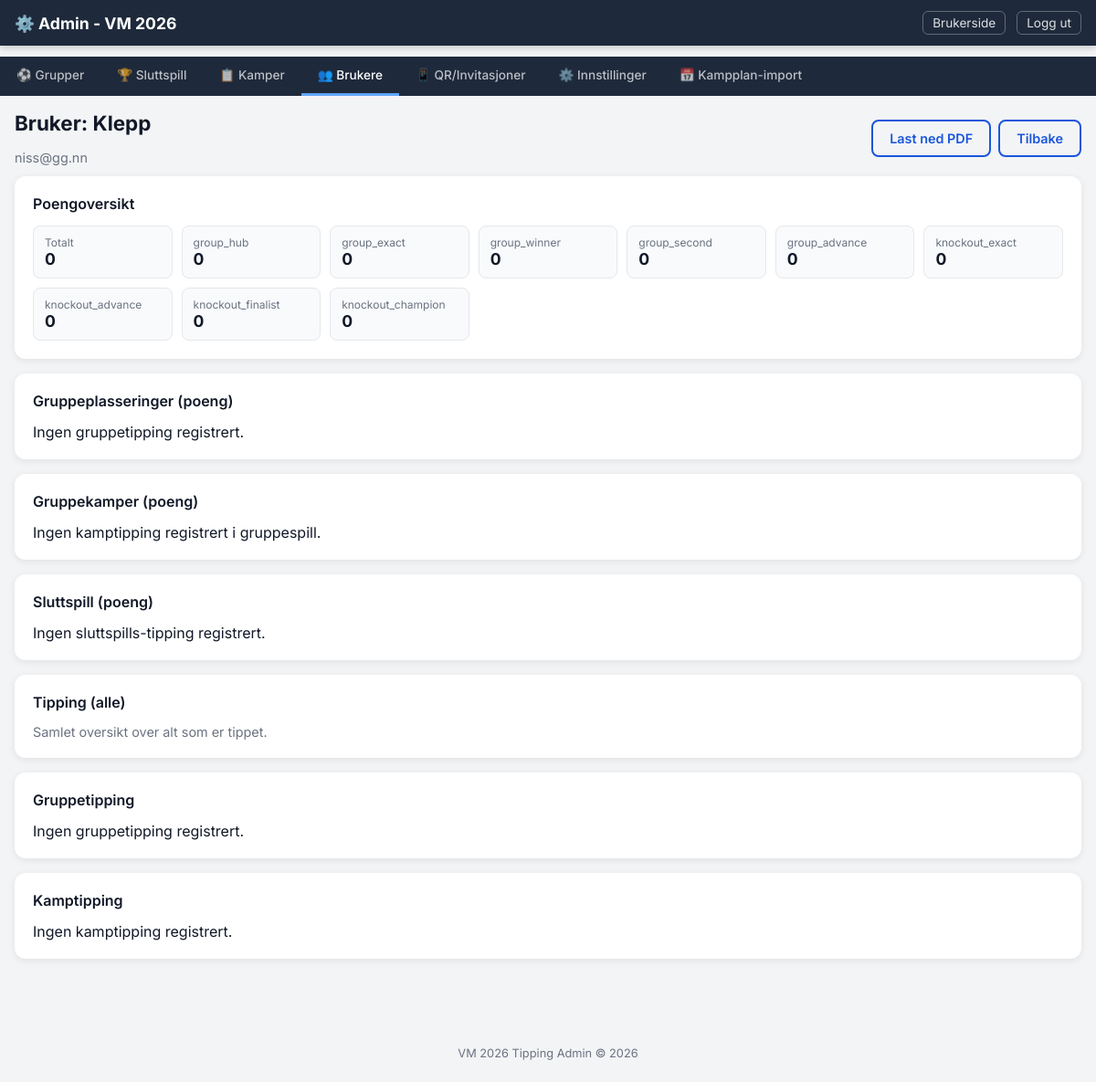
Page /admin/user/2 (signed in) on the committed database.
### models.py (models this page shows)
class User(db.Model):
    __tablename__ = "users"
    id = db.Column(db.Integer, primary_key=True)
    name = db.Column(db.String(100), nullable=False)
    email = db.Column(db.String(200), nullable=True)
    token = db.Column(db.String(64), unique=True, nullable=False)
    created_at = db.Column(db.DateTime, default=now_utc)
    last_seen_at = db.Column(db.DateTime, nullable=True)
    is_active = db.Column(db.Boolean, default=True)
    has_paid = db.Column(db.Boolean, default=False)
    anonymous_label = db.Column(db.String(50), nullable=True)  # "Spiller 1" etc.
    predictions = db.relationship("UserPrediction", back_populates="user", lazy="dynamic")
    group_predictions = db.relationship("GroupPrediction", back_populates="user", lazy="dynamic")
    score_caches = db.relationship("ScoreCache", back_populates="user", lazy="dynamic")

class ScoreSetting(db.Model):
    __tablename__ = "score_settings"
    id = db.Column(db.Integer, primary_key=True)
    key = db.Column(db.String(50), unique=True, nullable=False)
    value = db.Column(db.String(50), nullable=False)
    @classmethod
    def get(cls, key, default=None):
        row = cls.query.filter_by(key=key).first()
        if row:
            try:
                return int(row.value)
            except (ValueError, TypeError):
                return row.value
        return default

### routes_admin.py (the view, shortened to what this page needs)
@admin_bp.route("/user/<int:user_id>")
def user_detail(user_id):
    if not admin_required():
        abort(403)
    user = User.query.get_or_404(user_id)
    sub_tab = request.args.get("tab", "points")
    settings = get_score_settings()
    per_match_points = get_per_match_points(user.id)
    match_rows_group = []
    match_rows_knockout = []
    match_preds = (
        db.session.query(UserPrediction, Match)
        .join(Match, UserPrediction.match_id == Match.id)
        .filter(UserPrediction.user_id == user.id)
        .order_by(Match.match_number)
        .all()
    )
    group_rows = []
    group_preds = (
        db.session.query(GroupPrediction, Group)
        .join(Group, GroupPrediction.group_id == Group.id)
        .filter(GroupPrediction.user_id == user.id)
        .order_by(Group.name)
        .all()
    )
    return render_template("admin_user.html",
        user=user,
        active_tab="users",
        active_subtab=sub_tab,
        total_points=get_user_total_points(user.id),
        breakdown=get_user_score_breakdown(user.id),
        group_rows=group_rows,
        match_rows_group=match_rows_group,
        match_rows_knockout=match_rows_knockout,
    )

### routes_admin.py (called while the page is built)
def admin_required():
    return session.get("admin_logged_in") is True

### scoring.py (called while the page is built, shortened)
def get_score_settings():
    settings = {}
    for k, v in DEFAULT_SCORES.items():
        settings[k] = ScoreSetting.get(k, v)
    return settings

def get_user_total_points(user_id):
    result = db.session.query(func.sum(ScoreCache.points)).filter_by(user_id=user_id).scalar()
    return result or 0

def get_user_score_breakdown(user_id):
    caches = ScoreCache.query.filter_by(user_id=user_id).all()
    breakdown = {k: 0 for k in SCORE_KEYS}
    for c in caches:
        if c.category in breakdown:
            breakdown[c.category] = c.points
    return breakdown

def get_per_match_points(user_id):
    settings = get_score_settings()
    result = {}
    group_matches = Match.query.filter_by(phase="group", is_finished=True).all()
    for match in group_matches:
        if match.home_score is None or match.away_score is None:
            result[match.id] = None
            continue
        pred = UserPrediction.query.filter_by(user_id=user_id, match_id=match.id).first()
        if not pred or pred.predicted_home_score is None:
            result[match.id] = None
            continue
    ko_matches = Match.query.filter_by(phase="knockout", is_finished=True).all()
    return result

### templates/admin_user.html (shortened to what this page needs)
<!DOCTYPE html>
<html lang="no">
<head>
  <link rel="stylesheet" href="{{ url_for('static', filename='style.css') }}">
</head>
<body>
  <nav class="navbar admin-navbar">
    <div class="navbar-inner">
      <a href="{{ url_for('admin.tab', tab='groups') }}" class="navbar-brand">⚙️ Admin - VM 2026</a>
      <div class="navbar-links">
        <a href="{{ url_for('user.index') }}" class="nav-link-small">Brukerside</a>
        <a href="{{ url_for('admin.logout') }}" class="nav-link-small">Logg ut</a>
      </div>
    </div>
  </nav>
  <div class="admin-tab-bar">
    {% set tabs = [
      ('groups', '⚽ Grupper'),
      ('knockout', '🏆 Sluttspill'),
      ('matches', '📋 Kamper'),
      ('users', '👥 Brukere'),
      ('qr', '📱 QR/Invitasjoner'),
      ('settings', '⚙️ Innstillinger'),
      ('schedule', '📅 Kampplan-import'),
    ] %}
    {% for tab_id, tab_label in tabs %}
    <a href="{{ url_for('admin.tab', tab=tab_id) }}"
       class="admin-tab-link {% if active_tab == tab_id %}active{% endif %}">
      {{ tab_label }}
    </a>
    {% endfor %}
  </div>
  <main class="admin-main">
    <div class="admin-section">
      <div class="admin-user-header">
        <div>
          <h2>Bruker: {{ user.name }}</h2>
          <div class="admin-user-sub">{{ user.email or '-' }}</div>
        </div>
        <div class="admin-user-actions">
          <a href="{{ url_for('admin.user_predictions_pdf', user_id=user.id) }}" class="btn btn-outline">Last ned PDF</a>
          <a href="{{ url_for('admin.tab', tab='users') }}" class="btn btn-outline">Tilbake</a>
        </div>
      </div>
      <div class="admin-card">
        <h3>Poengoversikt</h3>
        <div class="admin-score-grid">
          <div class="admin-score-item">
            <div class="score-label">Totalt</div>
            <div class="score-value">{{ total_points }}</div>
          </div>
          {% for k, v in breakdown.items() %}
          <div class="admin-score-item">
            <div class="score-label">{{ k }}</div>
            <div class="score-value">{{ v }}</div>
          </div>
          {% endfor %}
        </div>
      </div>
      <div class="admin-card">
        <h3>Gruppeplasseringer (poeng)</h3>
        {% if group_rows %}
        <table class="admin-table">
          <thead>
            <tr>
              <th>Gruppe</th>
              <th>Vinner (tipping)</th>
              <th>Vinner (fasit)</th>
              <th>Andreplass (tipping)</th>
              <th>Andreplass (fasit)</th>
              <th>Vinner</th>
              <th>Andre</th>
              <th>Videre</th>
              <th>Sum</th>
            </tr>
          </thead>
          <tbody>
            {% for row in group_rows %}
            <tr>
              <td>{{ row.group_name }}</td>
              <td>{{ row.pred_winner }}</td>
              <td>{{ row.actual_winner }}</td>
              <td>{{ row.pred_second }}</td>
              <td>{{ row.actual_second }}</td>
              <td><strong>{{ row.winner_pts }}</strong></td>
              <td><strong>{{ row.second_pts }}</strong></td>
              <td><strong>{{ row.advance_pts }}</strong></td>
              <td><strong>{{ row.total_pts }}</strong></td>
            </tr>
            {% endfor %}
          </tbody>
        </table>
        {% else %}
        <p>Ingen gruppetipping registrert.</p>
        {% endif %}
      </div>
      <div class="admin-card">
        <h3>Gruppekamper (poeng)</h3>
        {% if match_rows_group %}
        <table class="admin-table">
          <thead>
            <tr>
              <th>#</th>
              <th>Kamp</th>
              <th>Fasit</th>
              <th>Tipping</th>
              <th>HUB</th>
              <th>Poeng</th>
            </tr>
          </thead>
          <tbody>
            {% for row in match_rows_group %}
            <tr>
              <td>{{ row.match_number }}</td>
              <td>{{ row.home }} vs {{ row.away }}</td>
              <td>{{ row.actual_score }}</td>
              <td>{{ row.pred_score }}</td>
              <td>{{ row.pred_hub }} / {{ row.actual_hub }}</td>
              <td><strong>{{ row.points if row.points is not none else '-' }}</strong></td>
            </tr>
            {% endfor %}
          </tbody>
        </table>
        {% else %}
        <p>Ingen kamptipping registrert i gruppespill.</p>
        {% endif %}
      </div>
      <div class="admin-card">
        <h3>Sluttspill (poeng)</h3>
        {% if match_rows_knockout %}
        <table class="admin-table">
          <thead>
            <tr>
              <th>#</th>
              <th>Kamp</th>
              <th>Fasit</th>
              <th>Tipping</th>
              <th>Videre (tipping)</th>
              <th>Videre (fasit)</th>
              <th>Poeng</th>
            </tr>
          </thead>
          <tbody>
            {% for row in match_rows_knockout %}
            <tr>
              <td>{{ row.match_number }}</td>
              <td>{{ row.home }} vs {{ row.away }}</td>
              <td>{{ row.actual_score }}</td>
              <td>{{ row.pred_score }}</td>
              <td>{{ row.pred_advanced }}</td>
              <td>{{ row.actual_advanced }}</td>
              <td><strong>{{ row.points if row.points is not none else '-' }}</strong></td>
            </tr>
            {% endfor %}
          </tbody>
        </table>
        {% else %}
        <p>Ingen sluttspills-tipping registrert.</p>
        {% endif %}
      </div>
      <div class="admin-card">
        <h3>Tipping (alle)</h3>
        <p class="admin-user-sub">Samlet oversikt over alt som er tippet.</p>
      </div>
      <div class="admin-card">
        <h3>Gruppetipping</h3>
        {% if group_rows %}
        <table class="admin-table">
          <thead>
            <tr>
              <th>Gruppe</th>
              <th>Vinner</th>
              <th>Andreplass</th>
            </tr>
          </thead>
          <tbody>
            {% for row in group_rows %}
            <tr>
              <td>{{ row.group_name }}</td>
              <td>{{ row.pred_winner }}</td>
              <td>{{ row.pred_second }}</td>
            </tr>
            {% endfor %}
          </tbody>
        </table>
        {% else %}
        <p>Ingen gruppetipping registrert.</p>
        {% endif %}
      </div>
      <div class="admin-card">
        <h3>Kamptipping</h3>
        {% if match_rows_group or match_rows_knockout %}
        <table class="admin-table">
          <thead>
            <tr>
              <th>#</th>
              <th>Fase</th>
              <th>Kamp</th>
              <th>Tipping</th>
              <th>HUB</th>
              <th>Videre</th>
            </tr>
          </thead>
          <tbody>
            {% for row in match_rows_group %}
            <tr>
              <td>{{ row.match_number }}</td>
              <td>Gruppe</td>
              <td>{{ row.home }} vs {{ row.away }}</td>
              <td>{{ row.pred_score }}</td>
              <td>{{ row.pred_hub }}</td>
              <td>-</td>
            </tr>
            {% endfor %}
            {% for row in match_rows_knockout %}
            <tr>
              <td>{{ row.match_number }}</td>
              <td>Sluttspill</td>
              <td>{{ row.home }} vs {{ row.away }}</td>
              <td>{{ row.pred_score }}</td>
              <td>{{ row.pred_hub }}</td>
              <td>{{ row.pred_advanced }}</td>
            </tr>
            {% endfor %}
          </tbody>
        </table>
        {% else %}
        <p>Ingen kamptipping registrert.</p>
        {% endif %}
      </div>
    </div>
  </main>
  <footer class="footer">
    <p>VM 2026 Tipping Admin &copy; 2026</p>
  </footer>
</body>
</html>

### static/style.css (style rules this page uses)
:root { --primary: #1a56db; --primary-dark: #1239a6; --secondary: #6b7280; --success: #059669; --danger: #dc2626; --warning: #d97706; --bg: #f3f4f6; --card-bg: #ffffff; --text: #111827; --text-light: #6b7280; --border: #e5e7eb; --radius: 12px; --radius-sm: 8px; --shadow: 0 2px 8px rgba(0,0,0,0.08); --shadow-lg: 0 4px 24px rgba(0,0,0,0.12); --font: 'Inter', -apple-system, BlinkMacSystemFont, sans-serif; }
* { box-sizing: border-box; margin: 0; padding: 0; }
body { font-family: var(--font); background: var(--bg); color: var(--text); min-height: 100vh; }
.navbar { background: var(--primary); color: white; position: sticky; top: 0; z-index: 100; box-shadow: 0 2px 8px rgba(0,0,0,0.2); }
.admin-navbar { background: #1e293b; }
.navbar-inner { max-width: 1200px; margin: 0 auto; display: flex; justify-content: space-between; align-items: center; padding: 12px 16px; }
.navbar-brand { color: white; text-decoration: none; font-size: 1.1rem; font-weight: 700; }
.navbar-links { display: flex; gap: 12px; }
.nav-link-small { color: rgba(255,255,255,0.85); text-decoration: none; font-size: 0.85rem; padding: 4px 10px; border: 1px solid rgba(255,255,255,0.3); border-radius: 6px; transition: background 0.2s; }
.admin-tab-bar { display: flex; background: #1e293b; overflow-x: auto; scrollbar-width: none; position: sticky; top: 52px; z-index: 90; }
.admin-tab-link { padding: 12px 18px; color: rgba(255,255,255,0.7); text-decoration: none; font-size: 0.85rem; font-weight: 500; white-space: nowrap; border-bottom: 3px solid transparent; transition: all 0.2s; }
.admin-tab-link.active { color: white; border-bottom-color: #60a5fa; }
main { max-width: 1200px; margin: 0 auto; padding: 16px; }
.admin-main { max-width: 1200px; margin: 0 auto; padding: 16px; }
.admin-card, .stats-card, .breakdown-card, .scoreboard-card { background: var(--card-bg); border-radius: var(--radius); padding: 20px; margin-bottom: 16px; box-shadow: var(--shadow); }
.admin-card h3, .stats-card h3, .breakdown-card h3, .scoreboard-card h3 { font-size: 1rem; font-weight: 600; margin-bottom: 14px; color: var(--text); }
.admin-user-header { display: flex; justify-content: space-between; align-items: center; gap: 12px; margin-bottom: 12px; }
.admin-user-sub { color: var(--text-light); font-size: 0.9rem; }
.admin-user-actions { display: flex; gap: 8px; flex-wrap: wrap; }
.admin-score-grid { display: grid; grid-template-columns: repeat(auto-fit, minmax(140px, 1fr)); gap: 10px; }
.admin-score-item { background: #f8fafc; border: 1px solid var(--border); border-radius: var(--radius-sm); padding: 10px 12px; }
.score-label { font-size: 0.75rem; color: var(--text-light); }
.score-value { font-size: 1.1rem; font-weight: 700; }
.btn { padding: 10px 18px; border: none; border-radius: var(--radius-sm); font-size: 0.9rem; font-weight: 600; cursor: pointer; text-decoration: none; display: inline-block; transition: all 0.2s; font-family: var(--font); }
.btn-outline { background: transparent; color: var(--primary); border: 2px solid var(--primary); }
.admin-section h2 { font-size: 1.4rem; font-weight: 700; margin-bottom: 16px; }
.footer { text-align: center; padding: 24px; color: var(--text-light); font-size: 0.8rem; margin-top: 40px; }

### rows in the picture
User: name "Klepp", email "niss@gg.nn"
ScoreSetting: key "group_hub", v "0"
ScoreSetting: key "group_exact", v "0"
ScoreSetting: key "group_winner", v "0"
ScoreSetting: key "group_second", v "0"
ScoreSetting: key "group_advance", v "0"
ScoreSetting: key "knockout_exact", v "0"
ScoreSetting: key "knockout_advance", v "0"
ScoreSetting: key "knockout_finalist", v "0"
ScoreSetting: key "knockout_champion", v "0"

### other values in the picture
{{ tab_label }} "⚽ Grupper" "🏆 Sluttspill" "📋 Kamper" "👥 Brukere" "📱 QR/Invitasjoner" "⚙️ Innstillinger" "📅 Kampplan-import"
{{ total_points }} "0"
